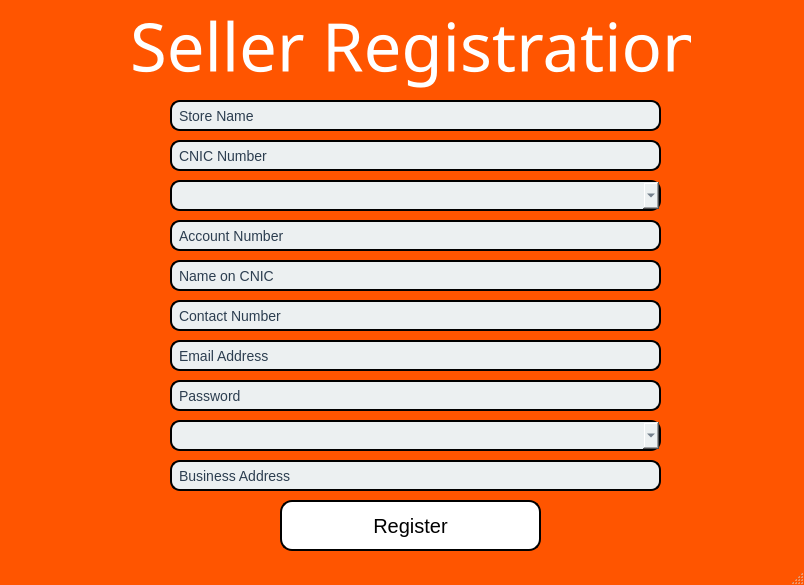
<?xml version="1.0" encoding="UTF-8"?>
<ui version="4.0">
 <class>MainWindow</class>
 <widget class="QMainWindow" name="MainWindow">
  <property name="geometry">
   <rect>
    <x>0</x>
    <y>0</y>
    <width>804</width>
    <height>585</height>
   </rect>
  </property>
  <property name="windowTitle">
   <string>Seller Centre</string>
  </property>
  <property name="styleSheet">
   <string notr="true">QMainWindow
{
	background-color:rgb(255, 85, 0);
}</string>
  </property>
  <widget class="QWidget" name="centralwidget">
   <property name="styleSheet">
    <string notr="true">QWidget
{
	background-color:rgb(255, 85, 0);
}</string>
   </property>
   <widget class="QLabel" name="label">
    <property name="geometry">
     <rect>
      <x>130</x>
      <y>0</y>
      <width>561</width>
      <height>91</height>
     </rect>
    </property>
    <property name="font">
     <font>
      <family>Yu Gothic UI Semibold</family>
      <pointsize>50</pointsize>
      <weight>7</weight>
      <italic>false</italic>
      <bold>false</bold>
     </font>
    </property>
    <property name="styleSheet">
     <string notr="true">QLabel
{
	color: white;
	font: 63 50pt &quot;Yu Gothic UI Semibold&quot;;
}</string>
    </property>
    <property name="text">
     <string>Seller Registration</string>
    </property>
   </widget>
   <widget class="QLineEdit" name="storeNameInput">
    <property name="enabled">
     <bool>true</bool>
    </property>
    <property name="geometry">
     <rect>
      <x>170</x>
      <y>100</y>
      <width>491</width>
      <height>31</height>
     </rect>
    </property>
    <property name="font">
     <font>
      <pointsize>-1</pointsize>
     </font>
    </property>
    <property name="styleSheet">
     <string notr="true">QLineEdit
{
	border: 2px solid rgb(0, 0, 0);        /* Blue border */
    border-radius: 10px;             /* Rounded corners */
    padding: 5px;                    /* Inner padding */
    font-size: 14px;                 /* Text size */
    color: #2c3e50;                  /* Text color */
    background-color: #ecf0f1;
}</string>
    </property>
    <property name="text">
     <string>Store Name</string>
    </property>
   </widget>
   <widget class="QLineEdit" name="cnicInput">
    <property name="enabled">
     <bool>true</bool>
    </property>
    <property name="geometry">
     <rect>
      <x>170</x>
      <y>140</y>
      <width>491</width>
      <height>31</height>
     </rect>
    </property>
    <property name="font">
     <font>
      <pointsize>-1</pointsize>
     </font>
    </property>
    <property name="styleSheet">
     <string notr="true">QLineEdit
{
	border: 2px solid rgb(0, 0, 0);        /* Blue border */
    border-radius: 10px;             /* Rounded corners */
    padding: 5px;                    /* Inner padding */
    font-size: 14px;                 /* Text size */
    color: #2c3e50;                  /* Text color */
    background-color: #ecf0f1;
}</string>
    </property>
    <property name="text">
     <string>CNIC Number</string>
    </property>
   </widget>
   <widget class="QComboBox" name="bankNameInput">
    <property name="enabled">
     <bool>true</bool>
    </property>
    <property name="geometry">
     <rect>
      <x>170</x>
      <y>180</y>
      <width>491</width>
      <height>31</height>
     </rect>
    </property>
    <property name="font">
     <font>
      <pointsize>-1</pointsize>
     </font>
    </property>
    <property name="styleSheet">
     <string notr="true">QComboBox
{
	border: 2px solid rgb(0, 0, 0);        /* Blue border */
    border-radius: 10px;             /* Rounded corners */
    padding: 5px;                    /* Inner padding */
    font-size: 14px;                 /* Text size */
    color: #2c3e50;                  /* Text color */
    background-color: #ecf0f1;
}</string>
    </property>
    <property name="editable">
     <bool>false</bool>
    </property>
    <property name="currentText">
     <string/>
    </property>
   </widget>
   <widget class="QLineEdit" name="accountNumberInput">
    <property name="enabled">
     <bool>true</bool>
    </property>
    <property name="geometry">
     <rect>
      <x>170</x>
      <y>220</y>
      <width>491</width>
      <height>31</height>
     </rect>
    </property>
    <property name="font">
     <font>
      <pointsize>-1</pointsize>
     </font>
    </property>
    <property name="styleSheet">
     <string notr="true">QLineEdit
{
	border: 2px solid rgb(0, 0, 0);        /* Blue border */
    border-radius: 10px;             /* Rounded corners */
    padding: 5px;                    /* Inner padding */
    font-size: 14px;                 /* Text size */
    color: #2c3e50;                  /* Text color */
    background-color: #ecf0f1;
}</string>
    </property>
    <property name="text">
     <string>Account Number</string>
    </property>
   </widget>
   <widget class="QLineEdit" name="nameInput">
    <property name="enabled">
     <bool>true</bool>
    </property>
    <property name="geometry">
     <rect>
      <x>170</x>
      <y>260</y>
      <width>491</width>
      <height>31</height>
     </rect>
    </property>
    <property name="font">
     <font>
      <pointsize>-1</pointsize>
     </font>
    </property>
    <property name="styleSheet">
     <string notr="true">QLineEdit
{
	border: 2px solid rgb(0, 0, 0);        /* Blue border */
    border-radius: 10px;             /* Rounded corners */
    padding: 5px;                    /* Inner padding */
    font-size: 14px;                 /* Text size */
    color: #2c3e50;                  /* Text color */
    background-color: #ecf0f1;
}</string>
    </property>
    <property name="text">
     <string>Name on CNIC</string>
    </property>
   </widget>
   <widget class="QLineEdit" name="contactNumberInput">
    <property name="enabled">
     <bool>true</bool>
    </property>
    <property name="geometry">
     <rect>
      <x>170</x>
      <y>300</y>
      <width>491</width>
      <height>31</height>
     </rect>
    </property>
    <property name="font">
     <font>
      <pointsize>-1</pointsize>
     </font>
    </property>
    <property name="styleSheet">
     <string notr="true">QLineEdit
{
	border: 2px solid rgb(0, 0, 0);        /* Blue border */
    border-radius: 10px;             /* Rounded corners */
    padding: 5px;                    /* Inner padding */
    font-size: 14px;                 /* Text size */
    color: #2c3e50;                  /* Text color */
    background-color: #ecf0f1;
}</string>
    </property>
    <property name="text">
     <string>Contact Number</string>
    </property>
   </widget>
   <widget class="QLineEdit" name="emailInput">
    <property name="enabled">
     <bool>true</bool>
    </property>
    <property name="geometry">
     <rect>
      <x>170</x>
      <y>340</y>
      <width>491</width>
      <height>31</height>
     </rect>
    </property>
    <property name="font">
     <font>
      <pointsize>-1</pointsize>
     </font>
    </property>
    <property name="styleSheet">
     <string notr="true">QLineEdit
{
	border: 2px solid rgb(0, 0, 0);        /* Blue border */
    border-radius: 10px;             /* Rounded corners */
    padding: 5px;                    /* Inner padding */
    font-size: 14px;                 /* Text size */
    color: #2c3e50;                  /* Text color */
    background-color: #ecf0f1;
}</string>
    </property>
    <property name="text">
     <string>Email Address</string>
    </property>
   </widget>
   <widget class="QLineEdit" name="passwordInput">
    <property name="enabled">
     <bool>true</bool>
    </property>
    <property name="geometry">
     <rect>
      <x>170</x>
      <y>380</y>
      <width>491</width>
      <height>31</height>
     </rect>
    </property>
    <property name="font">
     <font>
      <pointsize>-1</pointsize>
     </font>
    </property>
    <property name="styleSheet">
     <string notr="true">QLineEdit
{
	border: 2px solid rgb(0, 0, 0);        /* Blue border */
    border-radius: 10px;             /* Rounded corners */
    padding: 5px;                    /* Inner padding */
    font-size: 14px;                 /* Text size */
    color: #2c3e50;                  /* Text color */
    background-color: #ecf0f1;
}</string>
    </property>
    <property name="text">
     <string>Password</string>
    </property>
   </widget>
   <widget class="QComboBox" name="cityInput">
    <property name="enabled">
     <bool>true</bool>
    </property>
    <property name="geometry">
     <rect>
      <x>170</x>
      <y>420</y>
      <width>491</width>
      <height>31</height>
     </rect>
    </property>
    <property name="font">
     <font>
      <pointsize>-1</pointsize>
     </font>
    </property>
    <property name="styleSheet">
     <string notr="true">QComboBox
{
	border: 2px solid rgb(0, 0, 0);        /* Blue border */
    border-radius: 10px;             /* Rounded corners */
    padding: 5px;                    /* Inner padding */
    font-size: 14px;                 /* Text size */
    color: #2c3e50;                  /* Text color */
    background-color: #ecf0f1;
}</string>
    </property>
    <property name="editable">
     <bool>true</bool>
    </property>
    <property name="currentText">
     <string/>
    </property>
   </widget>
   <widget class="QLineEdit" name="addressInput">
    <property name="enabled">
     <bool>true</bool>
    </property>
    <property name="geometry">
     <rect>
      <x>170</x>
      <y>460</y>
      <width>491</width>
      <height>31</height>
     </rect>
    </property>
    <property name="font">
     <font>
      <pointsize>-1</pointsize>
     </font>
    </property>
    <property name="styleSheet">
     <string notr="true">QLineEdit
{
	border: 2px solid rgb(0, 0, 0);        /* Blue border */
    border-radius: 10px;             /* Rounded corners */
    padding: 5px;                    /* Inner padding */
    font-size: 14px;                 /* Text size */
    color: #2c3e50;                  /* Text color */
    background-color: #ecf0f1;
}</string>
    </property>
    <property name="text">
     <string>Business Address</string>
    </property>
   </widget>
   <widget class="QPushButton" name="registerButton">
    <property name="geometry">
     <rect>
      <x>280</x>
      <y>500</y>
      <width>261</width>
      <height>51</height>
     </rect>
    </property>
    <property name="font">
     <font>
      <pointsize>-1</pointsize>
     </font>
    </property>
    <property name="styleSheet">
     <string notr="true">QPushButton
{
	background-color: white;       /* Blue background */
    color: black;                    /* White text */
    border: 2px solid rgb(0, 0, 0);       /* Darker blue border */
    border-radius: 12px;             /* Rounded corners */
    font-size: 20px;                 /* Larger font */
    padding: 10px 20px;              /* Add some padding */
    min-width: 150px; 
}</string>
    </property>
    <property name="text">
     <string>Register</string>
    </property>
   </widget>
  </widget>
  <widget class="QStatusBar" name="statusbar"/>
 </widget>
 <resources/>
 <connections/>
</ui>
